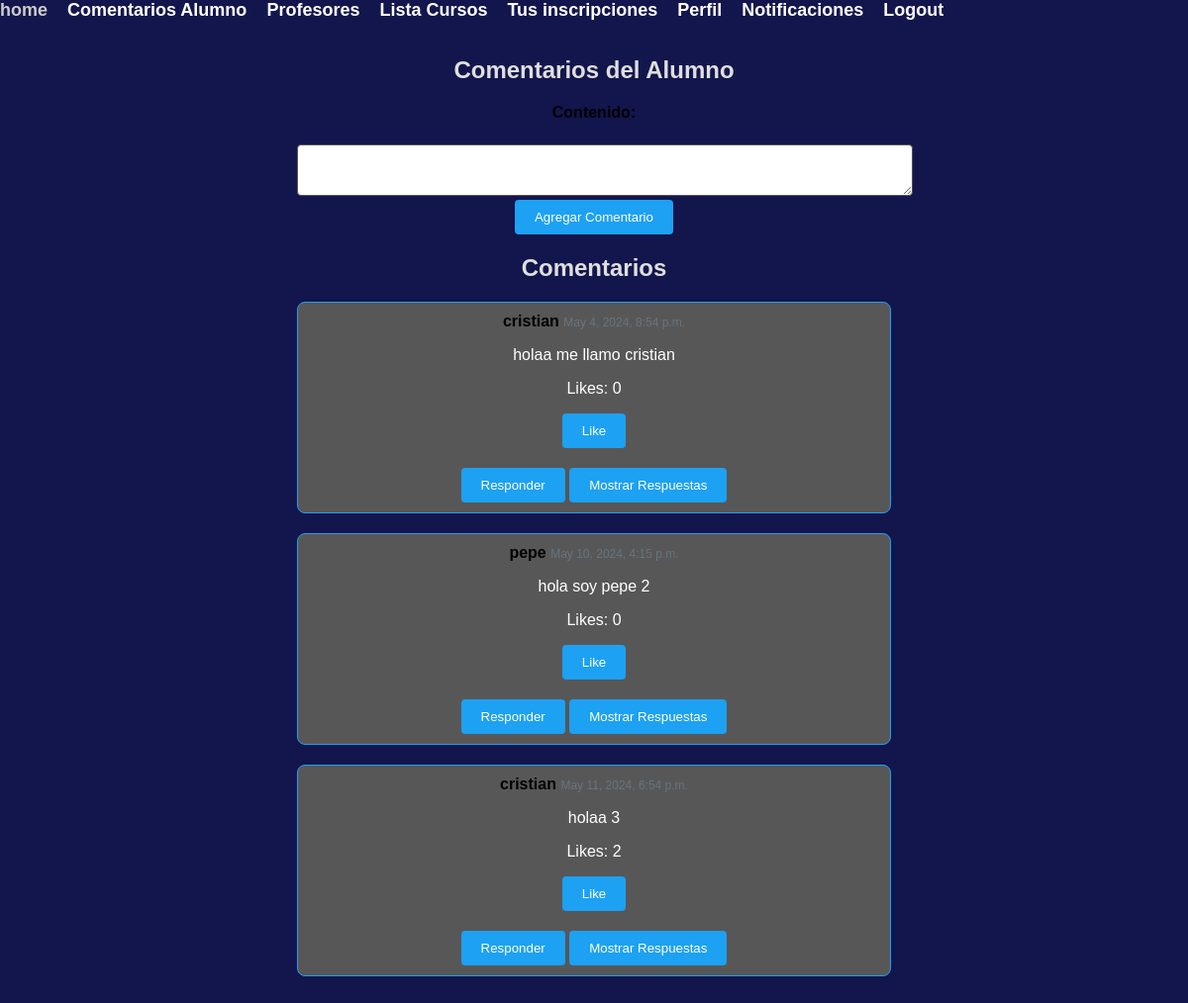
Page /comentarios_alumno/ (signed in) on the committed database.
### myapp/models.py (models this page shows, shortened)
class Comentario(models.Model):
    alumno = models.ForeignKey(User, on_delete=models.CASCADE)
    texto = models.TextField()
    fecha_creacion = models.DateTimeField(auto_now_add=True)
    likes = models.ManyToManyField(User, related_name='comentarios_likes', blank=True)

### myapp/views.py (the view, shortened to what this page needs)
# urls.py: path('comentarios_alumno/', views.comentarios_alumno, name='comentarios_alumno'),
@login_required
def comentarios_alumno(request):
    comentarios = Comentario.objects.all()
    return render(request, 'comentarios_alumno.html', {'comentarios': comentarios})

### myapp/templates/comentarios_alumno.html (shortened to what this page needs)
{% load static %}
<!DOCTYPE html>
<html lang="en">
<head>
    <link rel="stylesheet" type="text/css" href="{% static 'css/comentarios.css' %}">
    <link rel="stylesheet" type="text/css" href="{% static 'css/styles.css' %}">
    <link rel="stylesheet" type="text/css" href="{% static 'css/barra.css' %}">
</head>
<body>
    <ul class="navbar-links">
        <li><a href="/">home</a></li>
        {% if user.is_authenticated %}
        <li><a href="/comentarios_alumno/">Comentarios Alumno</a></li>
        {% endif %}    <li><a href="/profe/">Profesores</a></li>
        <li><a href="/lista-cursos/">Lista Cursos</a></li>
        {% if user.is_authenticated %}
        <li><a href="{% url 'cursos_inscritos' %}">Tus inscripciones</a></li>
        <li><a href="/perfil/">Perfil</a></li>
        <li>
            <a href="#" id="notificaciones" data-url="{% url 'notificaciones' %}" class="notificaciones-link {{ notificaciones_class }}">{{ notificaciones_no_vistas }} Notificaciones</a>
        </li>
        {% endif %}
        <li>
          {% if user.is_authenticated %}
          <a href="{% url 'user_logout' %}">Logout</a>
          {% else %}
          <a href="{% url 'user_login' %}">Login</a>
          {% endif %}
        </li>
    </ul>
    <div class="container">
        <h1>Comentarios del Alumno</h1>
        <form method="post" action="{% url 'comentarios_alumno' %}">
            <label for="texto">Contenido:</label><br>
            <textarea id="texto" name="texto"></textarea><br>
            <button type="submit">Agregar Comentario</button>
        </form>
        <h2>Comentarios</h2>
        <ul>
            {% for comentario in comentarios %}
            <li class="tweet-container">
                <div class="tweet-header">
                    <span class="tweet-username">{{ comentario.alumno.username }}</span>
                    <span class="tweet-timestamp">{{ comentario.fecha_creacion }}</span>
                </div>
                <p class="tweet-text">{{ comentario.texto }}</p>
                <p>Likes: {{ comentario.likes.count }}</p>
                <form method="post" action="{% url 'comentarios_alumno' %}">
                    <button type="submit" name="like" {% if not user.is_authenticated %} disabled {% endif %}>Like</button>
                </form>
                <button onclick="location.href='{% url 'nueva_respuesta' comentario.id %}'">Responder</button>
                <button class="toggle-responses-btn">Mostrar Respuestas</button>
            </li>
            {% endfor %}
        </ul>
    </div>
</body>
</html>

### myapp/static/css/comentarios.css (style rules this page uses)
.container { max-width: 600px; margin: 0 auto; padding: 20px; }
h1 { font-size: 24px; margin-bottom: 20px; }
form { margin-bottom: 20px; }
label { display: block; margin-bottom: 5px; font-weight: bold; }
textarea { width: 100%; padding: 10px; border: 1px solid #585757; border-radius: 4px; }
.tweet-container { background-color: #585757; border: 1px solid #1da1f2; border-radius: 8px; padding: 10px; margin-bottom: 20px; }
.tweet-header { margin-bottom: 10px; }
.tweet-username { font-weight: bold; }
.tweet-timestamp { color: #66757f; font-size: 12px; }
.tweet-text { margin-bottom: 10px; }

### myapp/static/css/styles.css (style rules this page uses)
body { font-family: Arial, sans-serif; margin: 0; padding: 0; background-color: #13154d; text-align: center; }
.navbar-links { list-style-type: none; display: flex; margin: 0; padding: 0; color: #f7f6f6; font-size: 18px; font-weight: bold; }
.navbar-links li { margin-right: 20px; }
.navbar-links li a { color: #fff; text-decoration: none; }
h1, h2 { color: #dfdfdf; }
p { color: #ffffff; }
ul { list-style-type: none; padding: 0; }
button { padding: 10px 20px; background-color: #1da1f2; color: white; border: none; border-radius: 4px; cursor: pointer; display: inline-block; }

### myapp/static/css/barra.css (style rules this page uses)
.notificaciones-link { text-decoration: none; color: #333; }

### rows in the picture
Comentario: alumno.username "cristian", fecha_creacion "May 4, 2024, 8:54 p.m.", texto "holaa me llamo cristian", likes.count "0"
Comentario: alumno.username "pepe", fecha_creacion "May 10, 2024, 4:15 p.m.", texto "hola soy pepe 2", likes.count "0"
Comentario: alumno.username "cristian", fecha_creacion "May 11, 2024, 6:54 p.m.", texto "holaa 3", likes.count "2"
